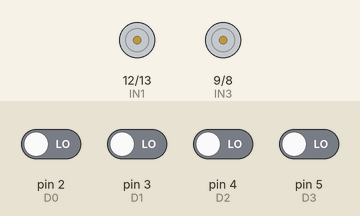
This sketch was run on a simulated Arduino Uno, built with avr-gcc and run on an emulated ATmega328P. Shown: motor-driver pin pairs drawn as motors (green arrow = first pin HIGH = forward, orange = second pin HIGH = backward, longer = more drive, scaled by the enable pin). The inputs (shaded band) are chosen by the test bench; at power-on: pin 2 (D0), pin 3 (D1), pin 4 (D2), pin 5 (D3) LOW.

Above: at 1.2 s.
1.3 s: pin 2 (D0) driven HIGH
At 2.2 s:
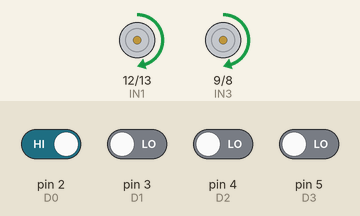
2.8 s: pin 2 (D0) driven LOW and pin 3 (D1) driven HIGH
At 3.4 s:
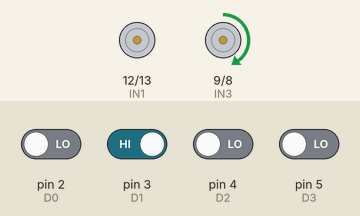
4.3 s: pin 3 (D1) driven LOW
At 5.5 s:
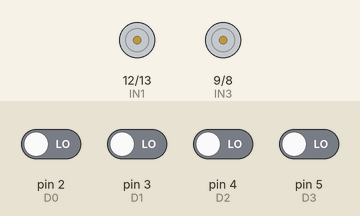
5.8 s: pin 4 (D2) driven HIGH
At 6.8 s:
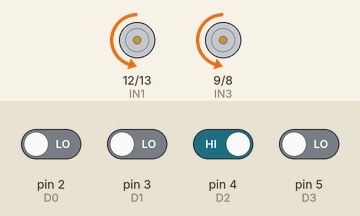
7.3 s: pin 4 (D2) driven LOW
At 8.0 s:
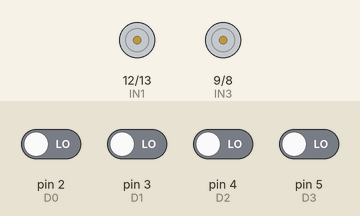
8.8 s: pin 5 (D3) driven HIGH
At 9.1 s:
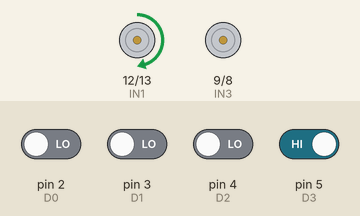
Timing chart, 0 to 11.3 s (numbered marks = the images above; inputs shaded):
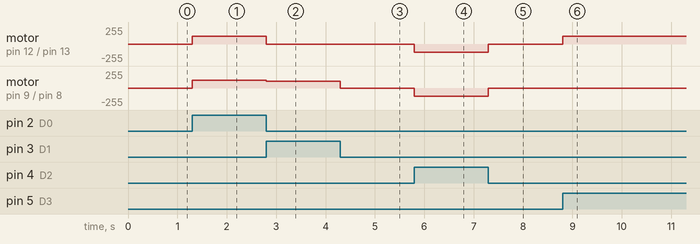

Measured:
- after the input at 1.3 s, motor on pin 12 (IN1) / pin 13 (IN2), motor on pin 9 (IN3) / pin 8 (IN4): stopped → forward 120/255 at once
- after the input at 2.8 s, motor on pin 12 (IN1) / pin 13 (IN2): forward 120/255 → stopped at once; motor on pin 9 (IN3) / pin 8 (IN4): forward 120/255 → forward 100/255 at once
- after the input at 4.3 s, motor on pin 9 (IN3) / pin 8 (IN4): forward 100/255 → stopped at once
- after the input at 5.8 s, motor on pin 12 (IN1) / pin 13 (IN2), motor on pin 9 (IN3) / pin 8 (IN4): stopped → backward 120/255 at once
- after the input at 7.3 s, motor on pin 12 (IN1) / pin 13 (IN2), motor on pin 9 (IN3) / pin 8 (IN4): backward 120/255 → stopped at once
- after the input at 8.8 s, motor on pin 12 (IN1) / pin 13 (IN2): stopped → forward 120/255 at once

The sketch:

codigo_carro_laboratorio.ino
```cpp
// --- Control de carro con Motor Shield L298P ---
// Motor A conectado a M1 (lado izquierdo)
// Motor B conectado a M2 (lado derecho)

// Pines Motor A
#define IN1 12   // Pin digital 12 controla la dirección del Motor A (izquierdo)
#define IN2 13   // Pin digital 13 controla la dirección opuesta del Motor A
#define ENA 10   // Pin PWM 10 controla la velocidad del Motor A

// Pines Motor B
#define IN3 9    // Pin digital 9 controla la dirección del Motor B (derecho)
#define IN4 8    // Pin digital 8 controla la dirección opuesta del Motor B
#define ENB 11   // Pin PWM 11 controla la velocidad del Motor B

// Pines receptor KRF100
#define D0 2    // Botón A del control → Adelante
#define D1 3    // Botón B del control → Izquierda
#define D2 4    // Botón C del control → Atrás
#define D3 5    // Botón D del control → Derecha

// * AJUSTE DE VELOCIDADES *
// Estas constantes definen la velocidad de movimiento del carro.
// El valor máximo permitido para analogWrite() es 255.
const int VELOCIDAD_RECTA = 120;  // Velocidad para avanzar o retroceder.
const int VELOCIDAD_GIRO = 100;   // Velocidad usada para girar (más lenta para tener control).

void setup() {
  Serial.begin(9600); // Inicia la comunicación serial para monitorear mensajes en la PC.

  // Configurar pines del motor como salidas (para enviar señales desde el Arduino)
  pinMode(IN1, OUTPUT);
  pinMode(IN2, OUTPUT);
  pinMode(ENA, OUTPUT);
  pinMode(IN3, OUTPUT);
  pinMode(IN4, OUTPUT);
  pinMode(ENB, OUTPUT);

  // Configurar pines del receptor como entradas (para recibir señales del control remoto)
  pinMode(D0, INPUT);
  pinMode(D1, INPUT);
  pinMode(D2, INPUT);
  pinMode(D3, INPUT);
}

void loop() {
  // --- Lógica principal del control remoto ---
  // Se evalúa continuamente el estado de cada botón del receptor KRF100.

  if (digitalRead(D0) == HIGH) { // Si el botón A está presionado...
    Adelante(VELOCIDAD_RECTA, VELOCIDAD_RECTA); // Avanza hacia adelante.

  }
  else if (digitalRead(D1) == HIGH) { // Si el botón B está presionado...
    Izquierda(VELOCIDAD_GIRO, VELOCIDAD_GIRO); // Realiza giro tipo tanque hacia la izquierda.

  }
  else if (digitalRead(D2) == HIGH) { // Si el botón C está presionado...
    Atras(VELOCIDAD_RECTA, VELOCIDAD_RECTA); // Retrocede.

  }
  else if (digitalRead(D3) == HIGH) { // Si el botón D está presionado...
    Derecha(VELOCIDAD_GIRO, VELOCIDAD_GIRO); // Realiza giro tipo tanque hacia la derecha.

  }
  else {
    Parar(); // Si no se presiona ningún botón, se detienen los motores.
  }
}

// --- FUNCIONES DE MOVIMIENTO (MODIFICADAS) ---
// Estas funciones controlan directamente la dirección y velocidad de los motores.

void Adelante(int velIzq, int velDer) {
  // Ambos motores giran hacia adelante.
  digitalWrite(IN1, HIGH);  // Motor A: activa dirección hacia adelante.
  digitalWrite(IN2, LOW);   // Asegura que no esté en sentido contrario.
  analogWrite(ENA, velIzq); // Aplica velocidad al motor A.

  digitalWrite(IN3, HIGH);  // Motor B: activa dirección hacia adelante.
  digitalWrite(IN4, LOW);
  analogWrite(ENB, velDer); // Aplica velocidad al motor B.
}

void Atras(int velIzq, int velDer) {
  // Ambos motores giran hacia atrás.
  digitalWrite(IN1, LOW);   // Motor A: invierte la dirección.
  digitalWrite(IN2, HIGH);
  analogWrite(ENA, velIzq); // Aplica velocidad al motor A.

  digitalWrite(IN3, LOW);   // Motor B: invierte la dirección.
  digitalWrite(IN4, HIGH);
  analogWrite(ENB, velDer); // Aplica velocidad al motor B.
}

void Izquierda(int velIzq, int velDer) {
  // Movimiento tipo tanque: solo se mueve el motor derecho.
  // El motor izquierdo se detiene, haciendo que el carro gire sobre su eje hacia la izquierda.
  digitalWrite(IN1, LOW);  // Motor A apagado.
  digitalWrite(IN2, LOW);
  analogWrite(ENA, 0);     // Sin velocidad.

  digitalWrite(IN3, HIGH); // Motor B hacia adelante.
  digitalWrite(IN4, LOW);
  analogWrite(ENB, velDer); // Aplica velocidad al motor derecho.
}

void Derecha(int velIzq, int velDer) {
  // Movimiento tipo tanque: solo se mueve el motor izquierdo.
  // El motor derecho se detiene, haciendo que el carro gire sobre su eje hacia la derecha.
  digitalWrite(IN1, HIGH); // Motor A hacia adelante.
  digitalWrite(IN2, LOW);
  analogWrite(ENA, velIzq); // Aplica velocidad al motor izquierdo.

  digitalWrite(IN4, LOW);  // Motor B apagado.
  digitalWrite(IN3, LOW);
  analogWrite(ENB, 0);     // Sin velocidad.
}

void Parar() {
  // Detiene ambos motores apagando las señales y poniendo velocidad 0.
  digitalWrite(IN1, LOW); // Apaga dirección del motor A.
  digitalWrite(IN2, LOW);
  digitalWrite(IN3, LOW); // Apaga dirección del motor B.
  digitalWrite(IN4, LOW);
  analogWrite(ENA, 0);    // Velocidad 0 → motor A detenido.
  analogWrite(ENB, 0);    // Velocidad 0 → motor B detenido.
}
```
